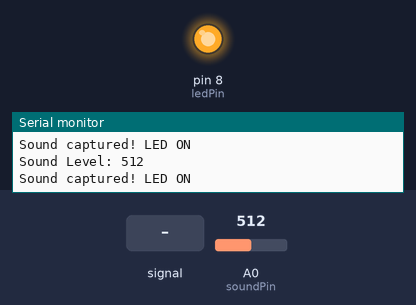
Bench run of a sketch on a simulated Arduino Uno, built with avr-gcc and run on an emulated ATmega328P. On the bench: output pins drawn as LEDs (lit = HIGH), the last lines printed to the serial monitor. Dashed ring = blinking. The inputs (shaded band) are chosen by the test bench; at power-on: A0 (soundPin) = 512.

Above: at 1.3 s.
1.4 s: A0 (soundPin) fed a 1000 Hz sine of ±255 counts around its level
At 2.4 s:
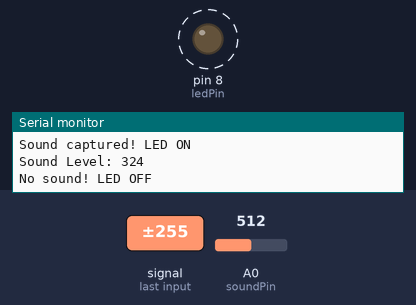
4.4 s: A0 (soundPin) set to 490
At 5.6 s:
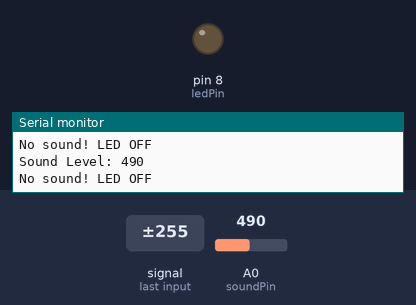
6.0 s: A0 (soundPin) set to 512
At 6.8 s:
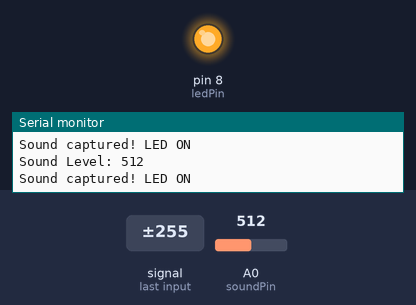
7.5 s: A0 (soundPin) set to 306
At 8.0 s:
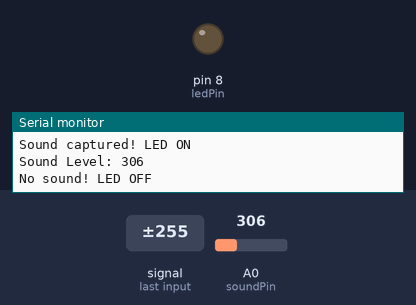
Timing chart, 0 to 10.0 s (numbered marks = the images above; inputs shaded):
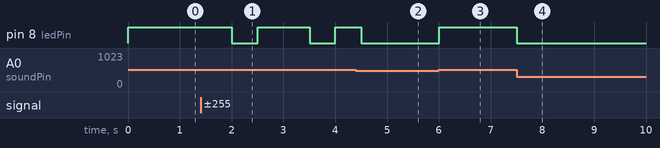

The sketch:

SoundSensor.ino
```cpp
const int soundPin = A0;
const int ledPin = 8;
const int threshold = 500;

void setup() {
  Serial.begin(9600);
  pinMode(ledPin, OUTPUT);
  Serial.println("Sound Sensor ON");
}

void loop() {
  int soundValue = analogRead(soundPin);
  Serial.print("Sound Level: ");
  Serial.println(soundValue);

  if (soundValue > threshold) {  // Proper if statement
    digitalWrite(ledPin, HIGH);
    Serial.println("Sound captured! LED ON");
  } else {
    digitalWrite(ledPin, LOW);
    Serial.println("No sound! LED OFF");
  }

  delay(500);
}
```

Measured:
- the behaviour switches between 500 and 501 on A0 (soundPin) (found by bisection; images 2 and 3)
- after the input at 1.4 s, pin 8 (ledPin): alternates HIGH for 1.0 s and LOW for 0.50 s, starting after 0.60 s
- after the input at 4.4 s, pin 8 (ledPin): goes on until 4.5 s, then stays LOW
- after the input at 6.0 s, pin 8 (ledPin): LOW → HIGH at once
- after the input at 7.5 s, pin 8 (ledPin): HIGH → LOW at once
